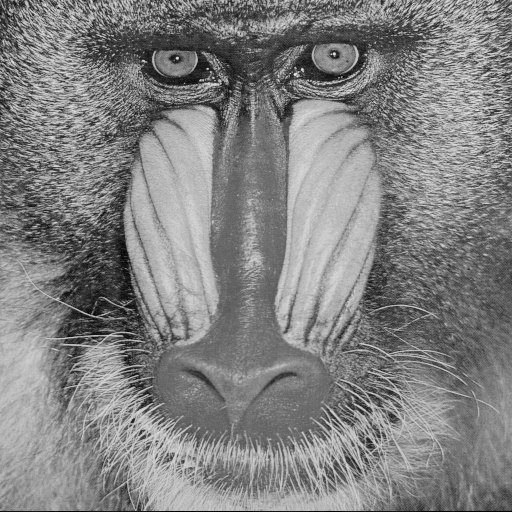
#> input picture image processing/02/mandrill.png, 512 x 512 px
$ python Aufgabe1.py
#> lines starting #> are read from the running program, lines starting #| are printed output that depends on the picture; after the words box and inside, x2 and y2 are one past the last pixel; in counts of white or black regions, pixels touching at a corner belong together
#!/usr/bin/env python3
# -*- coding: utf-8 -*-
import skimage.io as ski
import numpy as np
import matplotlib.pyplot as plt

#Aufgabe 1
img = ski.imread("./mandrill.png")
#> img is the input picture: shape (512, 512); min 0, max 232, mean 129.5
plt.imshow(img, cmap="gray", vmin=0, vmax=255)
augenpartie = img[25:100,100:400]
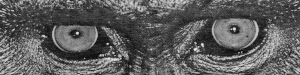
#> augenpartie: shape (75, 300); min 10, max 232, mean 93
plt.imshow(augenpartie, cmap="gray", vmin=0, vmax=255)
ski.imsave("./augenpartie.png", augenpartie)

#Aufgabe 2
kopie = img.copy()
kopie[45, 75] = 0
#> kopie: shape (512, 512); under 0.01% of pixels changed, all inside (x1, y1, x2, y2) = (75, 45, 76, 46)
plt.imshow(kopie, cmap="gray", vmin=0, vmax=255)
kopie2 = img.copy()
kopie2[360:400,220:260] = 0
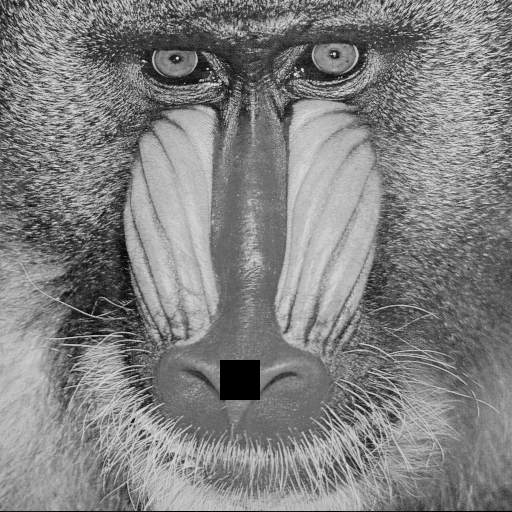
#> kopie2: shape (512, 512); 0.61% of pixels changed, all inside (x1, y1, x2, y2) = (220, 360, 260, 400)
plt.imshow(kopie2, cmap="gray", vmin=0, vmax=255)

#Aufgabe 3
var1 = img[:,::-1].copy()
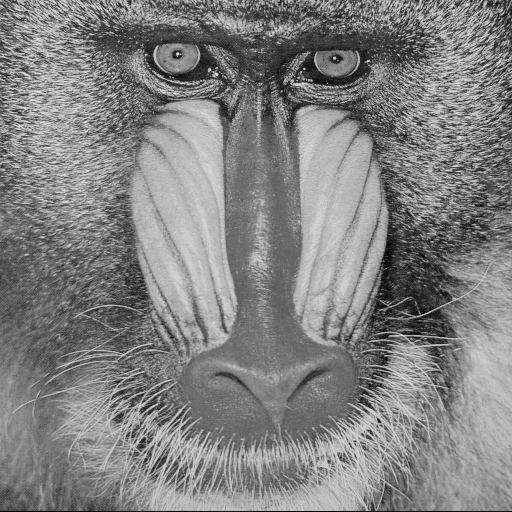
#> var1: shape (512, 512); min 0, max 232, mean 129.5
var2 = img[::-1,:].copy()
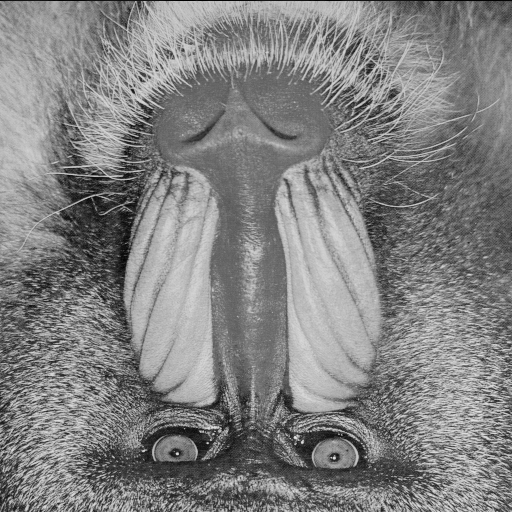
#> var2: shape (512, 512); min 0, max 232, mean 129.5
var3 = img[::-1,::-1].copy()
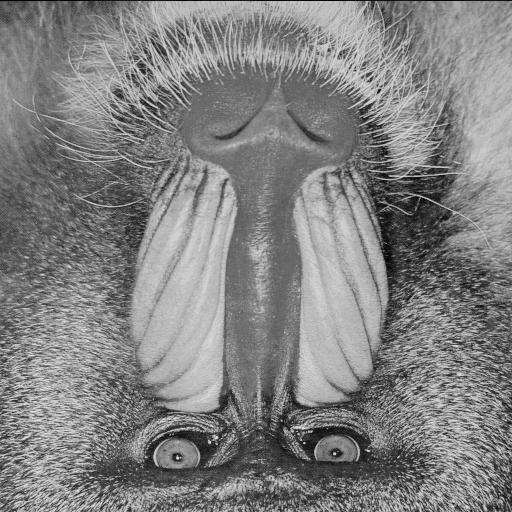
#> var3: shape (512, 512); min 0, max 232, mean 129.5

länge = var1.shape[0]
#> länge = 512
neu = np.zeros((2*länge,2*länge))

neu[länge:2*länge:,0:länge] = img.copy()
neu[länge:2*länge,länge:2*länge] = var1
neu[0:länge,0:länge] = var2
neu[0:länge,länge:2*länge] = var3
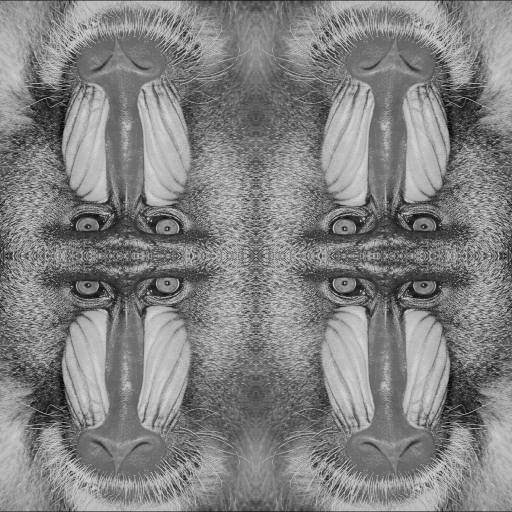
#> neu: shape (1024, 1024) float64 (shown at 1/2 size); min 0, max 232, mean 129.5

plt.imshow(neu, cmap="gray", vmin=0, vmax=255)

#Aufgabe 4
augenpartie2 = img[25:100,100:400]

plt.imshow(augenpartie2, cmap="gray", vmin=0, vmax=255)

print(augenpartie2[0,0]) #=205
#| 205
print(img[25,100]) #=205
#| 205
augenpartie[0,0] = 0
#> augenpartie: shape (75, 300); under 0.01% of pixels changed, all inside (x1, y1, x2, y2) = (0, 0, 1, 1)
print(augenpartie2[0,0]) #=0
#| 0
print(img[25,100]) #=0
#| 0
#Ja Änderungen werden bis zum Original propagiert,
#sonst Array-Kopie mit arr.copy() anlegen und speichern

#Aufgabe 5
maske = np.zeros(img.shape)
maske[25:100,100:400] = 1
plt.imshow(maske, cmap="gray", vmin=0, vmax=1)
summe = np.array(maske * img)
plt.imshow(summe, cmap="gray", vmin=0, vmax=255)
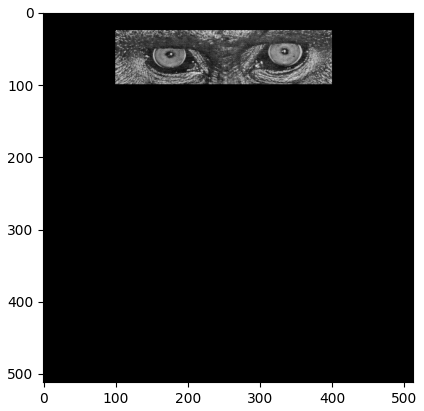
#> figure drawn by matplotlib, 1 panel
